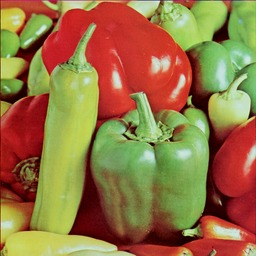
#> input picture assignment-01/assets/images/pepers_256.jpg, 256 x 256 px
$ python main.py
#> lines starting #> are read from the running program, lines starting #| are printed output that depends on the picture; after the words box and inside, x2 and y2 are one past the last pixel; in counts of white or black regions, pixels touching at a corner belong together
from PIL import Image, ImageOps
import numpy as np
import itertools

class DetailedImage(object):
    def __init__(self, raw_content):
        self.raw_content = raw_content
        self.rows, self.columns = raw_content.size

    def raw_image_copy(self):
        return self.raw_content.copy()

    def meta_copy(self):
        return self.raw_image_copy(), itertools.product(range(self.rows), range(self.columns))


def load_image(path):
    raw_image = Image.open(path)
    return DetailedImage(raw_content=raw_image)


def show_image(detailed_image):
    detailed_image.raw_content.show()


def negative(image):
    image, image_range = image.meta_copy()
    pixels = image.load()

    for i, j in image_range:
        R, G, B = pixels[i, j]
        pixels[i, j] = (255 - R, 255 - G, 255 - B)

    return DetailedImage(image)


def negative_luminance(image):
    image, image_range = image.meta_copy()
    pixels = image.load()

    for i, j in image_range:
        Y, I, Q = pixels[i, j]
        pixels[i, j] = (255 - Y, 0, 0)

    return DetailedImage(image)


def rgb_to_yiq(image):
    image, image_range = image.meta_copy()
    pixels = image.load()

    for i, j in image_range:
        R, G, B = pixels[i, j]

        Y, I, Q = (
            int(0.299 * R + 0.587 * G + 0.114 * B),
            int(0.596 * R - 0.275 * G - 0.321 * B),
            int(0.212 * R - 0.523 * G + 0.311 * B)
        )

        pixels[i, j] = (Y, I, Q)

    return DetailedImage(image)


def yiq_to_rgb(image):
    image, image_range = image.meta_copy()
    pixels = image.load()

    for i, j in image_range:
        Y, I, Q = pixels[i, j]

        R, G, B = (
            int(1.000 * Y + 0.956 * I + 0.621 * Q),
			int(1.000 * Y - 0.272 * I - 0.647 * Q),
			int(1.000 * Y - 1.106 * I + 1.703 * Q)
        )

        pixels[i, j] = (R, G, B)

    return DetailedImage(image)


def red_band(image, monocromatic=False):
    image, image_range = image.meta_copy()
    pixels = image.load()

    for i, j in image_range:
        R, _, _ = pixels[i, j]
        pixels[i, j] = (R, R, R) if monocromatic else (R, 0, 0)

    return DetailedImage(image)


def green_band(image, monocromatic=False):
    image, image_range = image.meta_copy()
    pixels = image.load()

    for i, j in image_range:
        _, G, _ = pixels[i, j]
        pixels[i, j] = (G, G, G) if monocromatic else (0, G, 0)

    return DetailedImage(image)


def blue_band(image, monocromatic=False):
    image, image_range = image.meta_copy()
    pixels = image.load()

    for i, j in image_range:
        _, _, B = pixels[i, j]
        pixels[i, j] = (B, B, B) if monocromatic else (0, 0, B)

    return DetailedImage(image)


def luminance_band(image, monocromatic=False): # Y_band
    image, image_range = rgb_to_yiq(image).meta_copy()
    pixels = image.load()

    for i, j in image_range:
        Y, _, _ = pixels[i, j]
        pixels[i, j] = (Y, Y, Y) if monocromatic else (Y, 0, 0)

    return DetailedImage(image)


def limited_rgb(R, G, B):
    limit = lambda value: 255 if value > 255 else (
        0 if value < 0 else value
    )
    return limit(R), limit(G), limit(B)


def brightness_control_additive(image, C):
    image, image_range = image.meta_copy()
    pixels = image.load()

    for i, j in image_range:
        R, G, B = pixels[i, j]
        R, G, B = limited_rgb(R + C, G + C, B + C)
        pixels[i, j] = (R, G, B)

    return DetailedImage(image)


def brightness_control_multiplicative(image, C):
    image, image_range = image.meta_copy()
    pixels = image.load()

    for i, j in image_range:
        R, G, B = pixels[i, j]
        R, G, B = limited_rgb(R * C, G * C, B * C)
        pixels[i, j] = (R, G, B)

    return DetailedImage(image)


def y_band_threshold(image, M=None):
    image, image_range = rgb_to_yiq(image).meta_copy()
    pixels = image.load()

    # If the user has not specified the parameter,
    #   the mean Y should be calculated [IM]
    if M == None:
        M = np.mean(np.array(image)[:, :, 0].flatten())

    for i, j in image_range:
        Y, I, Q = pixels[i, j]
        pixels[i, j] = ((255 if Y >= M else 0), 0, 0)

    return yiq_to_rgb(DetailedImage(image))


def mean_filter(image, kernel_size=3):
    def integer_mask_mean(component):
        return np.mean(component).astype(int)

    image, image_range = image.meta_copy()
    pixels = image.load()
    npimage = np.array(image)

    for i, j in image_range:
        mask = npimage[i: i + kernel_size, j: j + kernel_size]
        pixels[j, i] = (
            integer_mask_mean(mask[:, :, 0]), # R
            integer_mask_mean(mask[:, :, 1]), # G
            integer_mask_mean(mask[:, :, 2])  # B
        )

    return DetailedImage(image)


def median_filter(image, kernel_size=3):
    def integer_mask_median(component):
        return np.median(component).astype(int)

    image, image_range = image.meta_copy()
    pixels = image.load()
    npimage = np.array(image)

    for i, j in image_range:
        mask = npimage[i: i + kernel_size, j: j + kernel_size]
        pixels[j, i] = (
            integer_mask_median(mask[:, :, 0].flatten()), # R
            integer_mask_median(mask[:, :, 1].flatten()), # G
            integer_mask_median(mask[:, :, 2].flatten())  # B
        )

    return DetailedImage(image)


def masked(image, mask):
    rows, columns = image.rows, image.columns
    image, _ = image.meta_copy()
    pixels = image.load()
    npimage = np.array(image)
    mask_dimm = mask[0].size
    border_limit = mask_dimm - 1

    row_range = range(border_limit, rows - border_limit)
    col_range = range(border_limit, columns - border_limit)
    image_range = itertools.product(row_range, col_range)

    for i, j in image_range:
        newMask = npimage[i: i + mask_dimm, j: j + mask_dimm]

        masked_R = int(np.sum(mask * newMask[:, :, 0]))
        masked_G = int(np.sum(mask * newMask[:, :, 1]))
        masked_B = int(np.sum(mask * newMask[:, :, 2]))

        pixels[j, i] = (masked_R, masked_G, masked_B)

    image = ImageOps.crop(image, border=mask_dimm)
    return DetailedImage(image)


def simulate(image):
    # Show image [IM]
    show_image(image)

    # RGB to YIQ and YIQ to RGB [IM]
    yiq_image = rgb_to_yiq(image)
    show_image(yiq_image)

    rgb_image = yiq_to_rgb(yiq_image)
    show_image(rgb_image)

    # R, G and B bands for colored and monocromatic images [IM]
    show_image(red_band(image))
    show_image(red_band(image, monocromatic=True))

    show_image(green_band(image))
    show_image(green_band(image, monocromatic=True))

    show_image(blue_band(image))
    show_image(blue_band(image, monocromatic=True))

    y_only_band = luminance_band(image)
    y_only_band_mono = luminance_band(image, monocromatic=True)
    show_image(y_only_band)
    show_image(luminance_band(image, monocromatic=True))

    back_to_rgb_image = yiq_to_rgb(y_only_band)
    back_to_rgb_image_mono = yiq_to_rgb(y_only_band_mono)
    show_image(back_to_rgb_image)
    show_image(back_to_rgb_image_mono)

    # Negative [IM]
    show_image(negative(image))
    negative_luminance_img = negative_luminance(yiq_image)
    show_image(negative_luminance_img)

    negative_luminance_rgb_img = yiq_to_rgb(negative_luminance_img)
    show_image(negative_luminance_rgb_img)

    # Additive and multiplicative brightness control [IM]
    show_image(brightness_control_additive(image, 100))
    show_image(brightness_control_multiplicative(image, 2))

    # Threshold over Y [IM]
    show_image(y_band_threshold(image))
    show_image(y_band_threshold(image, 100))

    # Mean and Median filters - slow operations for large images [IM]
    show_image(mean_filter(image, kernel_size=3)) # just slow [IM]
    show_image(median_filter(image, kernel_size=3)) # little bit slower than mean [IM]

    # Laplacian filter [IM]
    laplacian_mask = np.array(
        [[ 0, -1,  0],
         [-1,  4, -1],
         [ 0, -1,  0]]
    )
    show_image(masked(image, laplacian_mask))

    # Sobel filter [IM]
    sobel_over_x_mask = np.array(
        [[-1,  0,  1],
         [-2,  0,  2],
         [-1,  0,  1]]
    )
    show_image(masked(image, sobel_over_x_mask))

    sobel_over_y_mask = np.array(
        [[-1, -2, -1],
         [ 0,  0,  0],
         [ 1,  2,  1]]
    )
    show_image(masked(image, sobel_over_y_mask))

    # Suggested filters [IM]
    custom_filter_1 = np.array(
        [[ 0, -1,  0],
         [-1,  5, -1],
         [ 0, -1,  0]]
    )
    show_image(masked(image, custom_filter_1))

    custom_filter_2 = np.array(
        [[0,  0,  0],
         [0,  1,  0],
         [0,  0, -1]]
    )
    show_image(masked(image, custom_filter_2))


def main():
    LENA_IMAGE_PATH = "../assets/images/lena.jpg"
    LENA_128_IMAGE_PATH = "../assets/images/lena_128.jpg"
    LENA_256_IMAGE_PATH = "../assets/images/lena_256.jpg"
    BABOON_256_IMAGE_PATH = "../assets/images/baboon_256.jpg"
    PEPERS_256_IMAGE_PATH = "../assets/images/pepers_256.jpg"
    TEST_256_IMAGE_PATH = "../assets/images/test_256.jpg"

    # Load image and simulate [IM]
    lena = load_image(PEPERS_256_IMAGE_PATH)
#> in load_image, raw_image is the input picture: PIL image 256x256 RGB; mean R, G, B 149.9, 115.8, 66.8
    simulate(image=lena)
#> the loop in rgb_to_yiq, `for i, j in image_range:` made 65536 passes
#> (R, G, B, Y, I, Q) on passes 1 to 3: (141, 29, 28, 62, 67, 23), (162, 53, 46, 84, 67, 20), (150, 50, 26, 77, 67, 13)
#> the loop in yiq_to_rgb, `for i, j in image_range:` made 65536 passes
#> (Y, I, Q, R, G, B) on passes 1 to 3: (62, 67, 23, 140, 28, 27), (84, 67, 20, 160, 52, 43), (77, 67, 13, 149, 50, 25)
#> in __init__ (call 22), `self.raw_content = raw_content`:
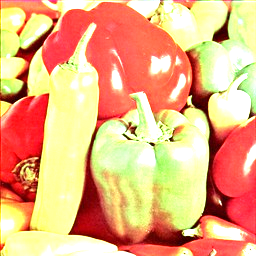
#> self.raw_content: PIL image 256x256 RGB; mean R, G, B 235.3, 175.8, 127.1
#> in __init__ (call 25), `self.raw_content = raw_content`:
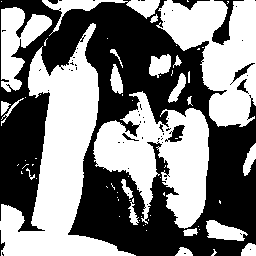
#> self.raw_content: PIL image 256x256 RGB; 50.3% white; 59 black regions (50 under 20 px), largest, box (x1, y1, x2, y2) and area: (0, 0, 256, 256) 31436, (212, 0, 244, 45) 422, (165, 125, 185, 142) 173
#> in __init__ (call 27), `self.raw_content = raw_content`:
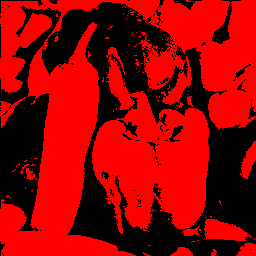
#> self.raw_content: PIL image 256x256 RGB; mean R, G, B 152.7, 0, 0
#> in __init__ (call 28), `self.raw_content = raw_content`:
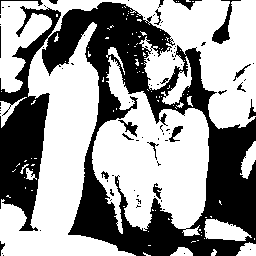
#> self.raw_content: PIL image 256x256 RGB; 59.9% white; 85 black regions (66 under 20 px), largest, box (x1, y1, x2, y2) and area: (0, 2, 256, 256) 24885, (212, 0, 241, 44) 337, (118, 120, 138, 137) 116
#> in __init__ (call 29), `self.raw_content = raw_content`:
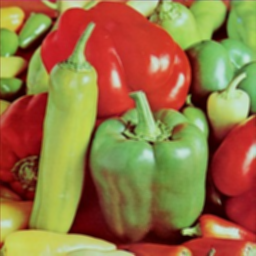
#> self.raw_content: PIL image 256x256 RGB; mean R, G, B 149.6, 115.6, 66.5
#> in masked (call 4), `image = ImageOps.crop(image, border=mask_dimm)`:
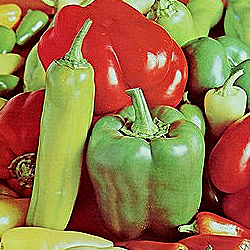
#> image: PIL image 250x250 RGB; mean R, G, B 149.3, 116.8, 68.5
#> in masked (call 5), `image = ImageOps.crop(image, border=mask_dimm)`:
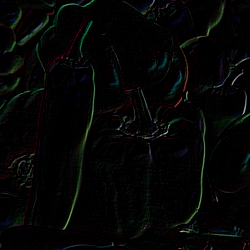
#> image: PIL image 250x250 RGB; mean R, G, B 4.4, 5.4, 4.6

if __name__ == '__main__':
    main()
